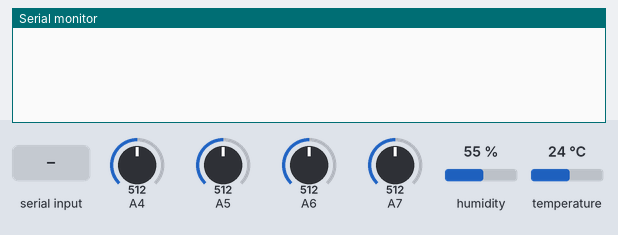
Bench run of a sketch on a simulated Arduino Uno, built with avr-gcc and run on an emulated ATmega328P. Parts: the last lines printed to the serial monitor. Wiring (inferred from the names in the program): HTU21/Si7021 sensor at I2C address 0x40. The inputs (shaded band) are chosen by the test bench; at power-on: A4 = 512, A5 = 512, A6 = 512, A7 = 512, humidity 55 %, temperature 24 °C.

Above: at 1.2 s.
1.3 s: "?\n" received over Serial
At 1.8 s:
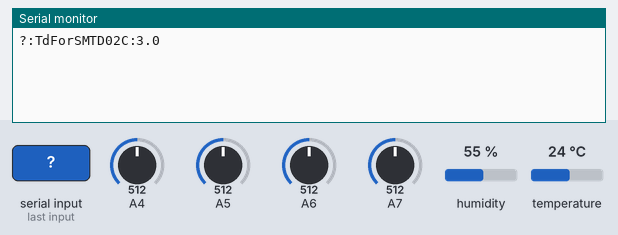
2.8 s: A4 set to 30
At 3.5 s:
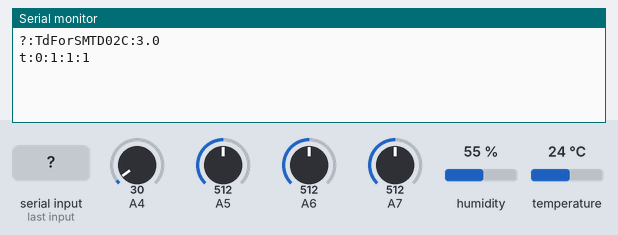
4.3 s: "r\n" received over Serial
At 5.3 s:
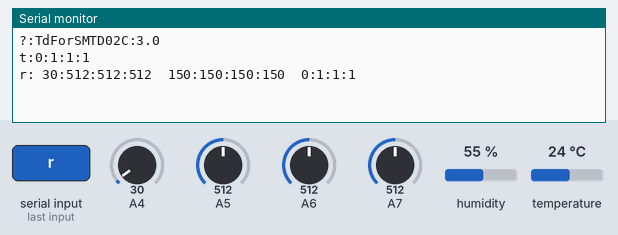
5.8 s: "s\n" received over Serial
At 6.6 s:
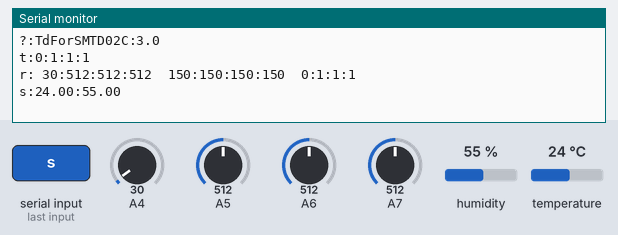
7.5 s: "q\n" received over Serial
At 8.7 s:
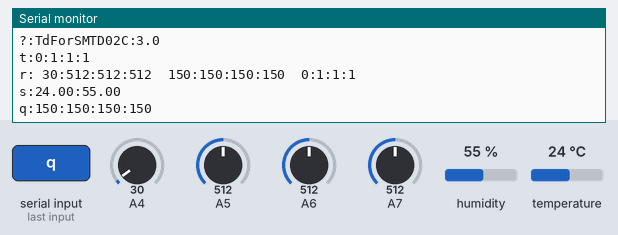
9.0 s: A5 set to 30
At 10.0 s:
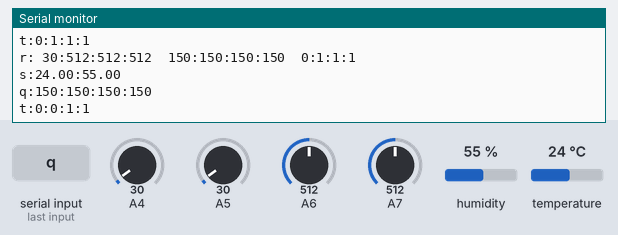

Measured:
- after the input at 1.3 s, the serial monitor: prints a new line at once (image 1)
- after the input at 2.8 s, the serial monitor: prints a new line at once (image 2)
- after the input at 4.3 s, the serial monitor: prints a new line at once (image 3)
- after the input at 5.8 s, the serial monitor: prints a new line after 0.20 s (image 4)
- after the input at 7.5 s, the serial monitor: prints a new line at once (image 5)
- after the input at 9.0 s, the serial monitor: prints a new line at once (image 6)

The sketch:

TowerDetectorForRES-302A-RYG.ino
```cpp
/*************************************
 * TowerDetector for SmArt!Box
 *   FOR MOLD 3 LIGHT
 *  15/01/28  Rev.1.0  shiu  New.
 *  15/01/28  Rev.2.0  shiu  add WatiMode.
 *  15/10/08  Rev.3.0  shiu  SMTD02C
 *************************************/
#include "dv32u.h"
#include <SHT2x.h>
#include <Wire.h>

String PVER = "3.0";
String PNAME = "TdForSMTD02C";
String DELIMITER = ":";

#define NORMAL_MODE 0
#define ANSWER_MODE 1
#define RAWDAT_MODE 2
#define ANSTOW_MODE 3
#define ANSSHT_MODE 4
#define WAIT___MODE 5


const int SENSORS = 4;
boolean sensorStateNow[SENSORS] = {0, 0, 0, 0};
boolean sensorStateOld[SENSORS] = {1, 1, 1, 1};
int sensorThreshold[SENSORS] = {
  150, 150, 150, 150
};
int sensorValue[SENSORS];
int sensorNo[SENSORS] = {
    PF7, PF6, PF5, PF4  // SMTD02C
//    21, 18, 19, 20 // for Mold
};
float humi = 0;
float temp = 0;
int mode = WAIT___MODE;

String inString = "";
String strRead;

long tinter = 100;
long sinter = 1000;
long rinter = 100;
long timeNow = 0;

long ttimeOld = 0;
long stimeOld = 0;
long rtimeOld = 0;

void setup()
{
  Wire.begin();
  Serial.begin(115200);
  while (!Serial);


}

void loop()
{
  serialReadLineCheck();
  strRead = serialReadLine();
  String body;
  if (strRead.length() > 0) {
    String header = strRead.substring(0, 1);
    if (strRead.length() > 2) {
      body = strRead.substring(2);
    }

    if (header == "?") {
      mode = ANSWER_MODE;
    }

    else if (header == "r") {
      mode = RAWDAT_MODE;
    }

    else if (header == "n") {
      mode = NORMAL_MODE;
    }

    else if (header == "t") {
      mode = ANSTOW_MODE;
    }

    else if (header == "w") {
      mode = WAIT___MODE;
    }

    else if (header == "s") {
      mode = ANSSHT_MODE;
    }


    else if (header == "z") {
      sensorThreshold[0] = body.substring(0, 3).toInt();
      sensorThreshold[1] = body.substring(3, 6).toInt();
      sensorThreshold[2] = body.substring(6, 9).toInt();
      sensorThreshold[3] = body.substring(9, 12).toInt();
    }

    else if (header == "q") {
      String str = "q:";
      for (int i = 0; i < SENSORS; i++) {
        str += sensorThreshold[i];
        if (i != (SENSORS - 1)) {
          str += ":";
        }
      }
      Serial.println(str);
    }
  }

  switch (mode) {
    case ANSWER_MODE:
      AnswerName();
      mode = NORMAL_MODE;
      break;

    case WAIT___MODE:
      break;

    case RAWDAT_MODE:
      RawDataMode();
      mode = NORMAL_MODE;
      break;

    case NORMAL_MODE:
      //mode = NORMAL_MODE;
      NormalMode();
      // Do nothing...
      break;

    case ANSTOW_MODE:
      AnswerTower();
      mode = NORMAL_MODE;
      break;

    case ANSSHT_MODE:
      AnswerSHT();
      mode = NORMAL_MODE;
      break;

  }
}

//---------------------------------------------

void NormalMode() {
  timeNow = millis();
  if (timeNow - ttimeOld > tinter) {
    checkSensorState();
    ttimeOld = timeNow;
  }

  //  if (timeNow - stimeOld > sinter) {
  //    AnswerSHT();
  //    stimeOld = timeNow;
  //  }

}


void RawDataMode()
{
  timeNow = millis();
  if (timeNow - rtimeOld > rinter) {
    checkSensorStateRaw();
    rtimeOld = timeNow;
  }
}

void RawDataContMode()
{
  timeNow = millis();
  if (timeNow - rtimeOld > rinter) {
    checkSensorStateRaw();
    rtimeOld = timeNow;
  }
}

void checkSensorState() {
  int checker = 0;
  _updateSensorState();
  for (int i = 0; i < SENSORS; i++) {
    if (sensorStateNow[i] != sensorStateOld[i]) {
      checker += 1;
      sensorStateOld[i] = sensorStateNow[i];
    }
  }
  if (checker > 0) {
    _printSensor();
  }
}
void _updateSensorState() {
  String s;
  for (int i = 0; i < SENSORS; i++) {
    sensorValue[i] = analogRead(sensorNo[i]);
    //    s += String(sensorValue[i]) + " ";
    sensorStateNow[i] = false;
    if (sensorValue[i] > sensorThreshold[i]) {
      sensorStateNow[i] = true;
    }
  }
  //  Serial.println(s);

}
void _printSensor() {
  String str = "t:";
  for (int i = 0; i < SENSORS; i++) {
    if (sensorStateNow[i]) {
      str += "1";
    }
    else {
      str += "0";
    }

    if (i != (SENSORS - 1)) {
      str += ":";
    }
  }
  Serial.println(str);
}

void checkSensorStateRaw() {
  int checker = 0;
  _updateSensorState();
  _printSensorRaw();
}

void _printSensorRaw() {
  String str = "r:";
  for (int i = 0; i < SENSORS; i++) {

    char cs[16];
    int sv = sensorValue[i];
    String(sv).toCharArray(cs, 5);
    sprintf(cs, "%3d", sv);
    str += String(cs);
    if (i != (SENSORS - 1)) {
      str += ":";
    }
  }
  str += "\t";
  for (int i = 0; i < SENSORS; i++) {
    str += sensorThreshold[i];
    if (i != (SENSORS - 1)) {
      str += ":";
    }
  }
  str += "\t";
  for (int i = 0; i < SENSORS; i++) {
    str += sensorStateNow[i];
    if (i != (SENSORS - 1)) {
      str += ":";
    }
  }
  str += "\t";
  Serial.println(str);
}

void UpdateSHT() {
  humi = SHT2x.GetHumidity();
  temp = SHT2x.GetTemperature();
}

void AnswerName()
{
  Serial.println("?:" + PNAME + DELIMITER + PVER);
}

void AnswerTower()
{
  checkSensorState();
  _printSensor();
}

void AnswerSHT()
{
  //  String ans = "s:" + temp + "," + humi;
  UpdateSHT();
  Serial.println("s:" + String(temp) + ":" + String(humi));
}


//-Serial--------------------------------------
String _strRead, _strBuf;
int _readFlg = 0;

void serialReadLineCheck(void) {
  while (Serial.available()) {
    //delay(3);  //delay to allow buffer
    if (Serial.available() > 0) {
      char c = Serial.read();  //gets one byte from serial buffer
      if ((_readFlg == 0) && ((c == '\r') || (c == '\n'))) {
        _strRead = _strBuf;
        _strBuf = "";
        _readFlg = 1;
      }
      else if ((_readFlg == 1) && ((c == '\r') || (c == '\n'))) {
        //do nothing
      }
      else {
        _strBuf += c;
      }
    }
  }
}

String serialReadLine(void) {
  String s = "";
  if (_readFlg) {
    s = _strRead; //see what was received
    _strRead = "";
    _readFlg = 0;
  }
  return s;
}

//-END OF CODE-------------------------------
```

dv32u.h
```cpp
// For Davinci 32U PinOut
#define PB0 17 //   [SS]   (RXLED)
#define PB1 15 //   [SCK]
#define PB2 16 //   [MOSI]
#define PB3 14 //   [MISO]
#define PB4  8 //   A8
#define PB5  9 // # A9
#define PB6 10 // # A10
#define PB7 11 // #
#define PC6  5 // #
#define PC7 13 // # (LED)
#define PD0  3 // # [SCL] ExInterrupts 1
#define PD1  2 //   [SDA] ExInterrupts 0
#define PD2  0 //   [RX]
#define PD3  1 //   [TX]
#define PD4  4 //   A6
#define PD6 12 //   A11
#define PD7  6 // # A7
#define PE6  7 //
#define PF0 23 //   A5
#define PF1 22 //   A4
#define PF4 21 //   A3
#define PF5 20 //   A2
#define PF6 19 //   A1
#define PF7 18 //   A0
```
